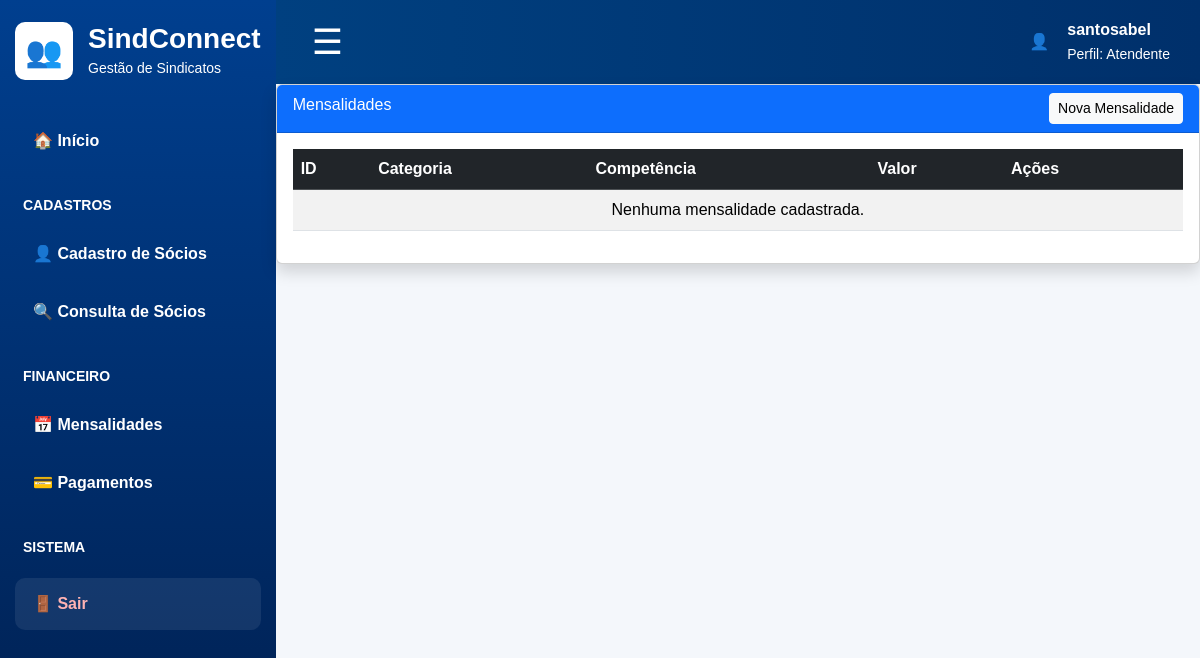
Before: /mensalidades/ (signed in) with the older database file.
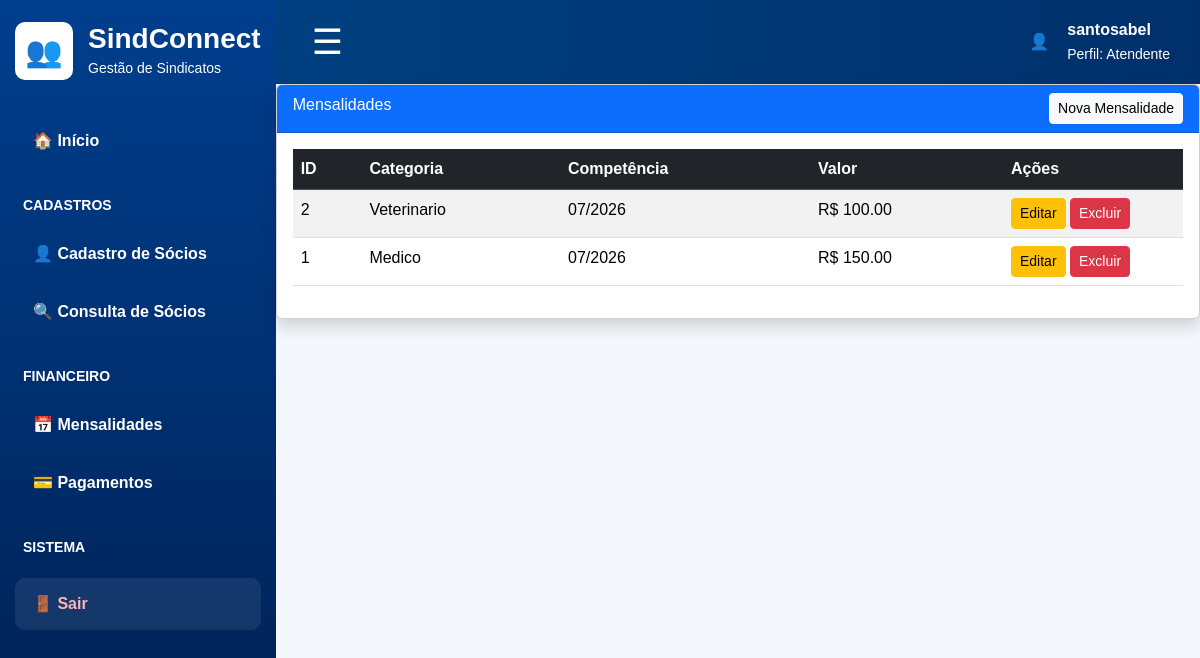
After: the same page with the newer database file.
### app/models.py (models this page shows, shortened)
class Mensalidade(models.Model):
    categoria = models.CharField(max_length=100)
    competencia = models.CharField(max_length=7)  # Exemplo: 06/2026
    valor = models.DecimalField(max_digits=10, decimal_places=2)

### app/views.py (the view)
# urls.py: path('mensalidades/', views.lista_mensalidades, name='lista_mensalidades' ),
@login_required
def lista_mensalidades(request):
    mensalidades = Mensalidade.objects.all().order_by('-id')
    return render(request, 'lista_mensalidades.html', {
        'mensalidades': mensalidades
    })

### templates/lista_mensalidades.html
{% extends 'base_atendente.html' %}
{% block conteudo %}
<div class="card shadow">
    <div class="card-header bg-primary text-white d-flex justify-content-between">
        <span>Mensalidades</span>
        <a href="{% url 'cadastro_mensalidade' %}"
           class="btn btn-light btn-sm">
            Nova Mensalidade
        </a>
    </div>
    <div class="card-body">
        <table class="table table-striped table-hover">
            <thead class="table-dark">
                <tr>
                    <th>ID</th>
                    <th>Categoria</th>
                    <th>Competência</th>
                    <th>Valor</th>
                    <th width="180">Ações</th>
                </tr>
            </thead>
            <tbody>
                {% for mensalidade in mensalidades %}
                <tr>
                    <td>{{ mensalidade.id }}</td>
                    <td>{{ mensalidade.categoria }}</td>
                    <td>{{ mensalidade.competencia }}</td>
                    <td>R$ {{ mensalidade.valor }}</td>
                    <td>
                        <a href="{% url 'editar_mensalidade' mensalidade.id %}"
                           class="btn btn-warning btn-sm">
                            Editar
                        </a>
                        <a href="{% url 'excluir_mensalidade' mensalidade.id %}"
                           class="btn btn-danger btn-sm">
                            Excluir
                        </a>
                    </td>
                </tr>
                {% empty %}
                <tr>
                    <td colspan="5" class="text-center">
                        Nenhuma mensalidade cadastrada.
                    </td>
                </tr>
                {% endfor %}
            </tbody>
        </table>
    </div>
</div>
{% endblock %}

Changed rows visible on the page:
added Mensalidade: id "2", categoria "Veterinario", competencia "07/2026", valor "100.00"
added Mensalidade: id "1", categoria "Medico", competencia "07/2026", valor "150.00"
Other visible differences:
text no longer shown: "Nenhuma mensalidade cadastrada."
